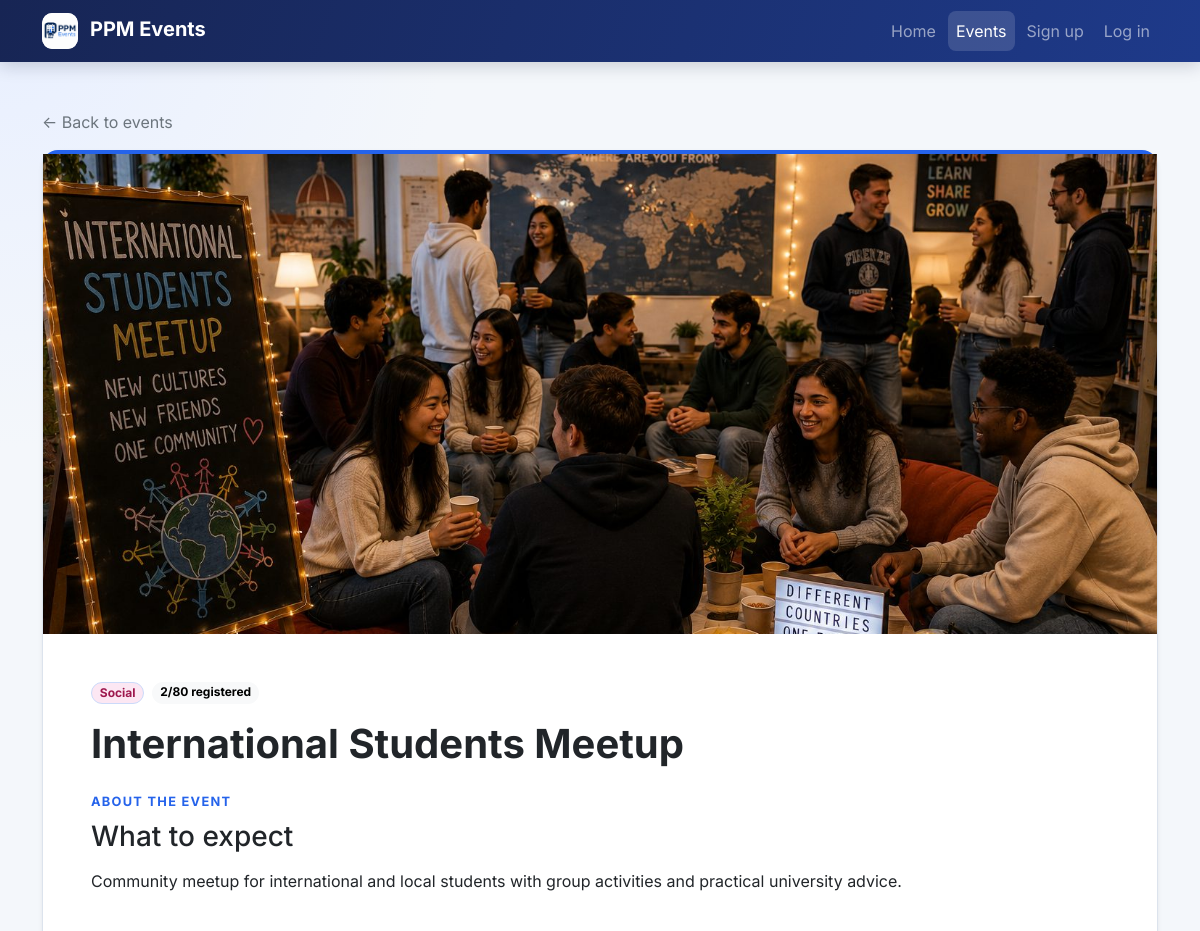
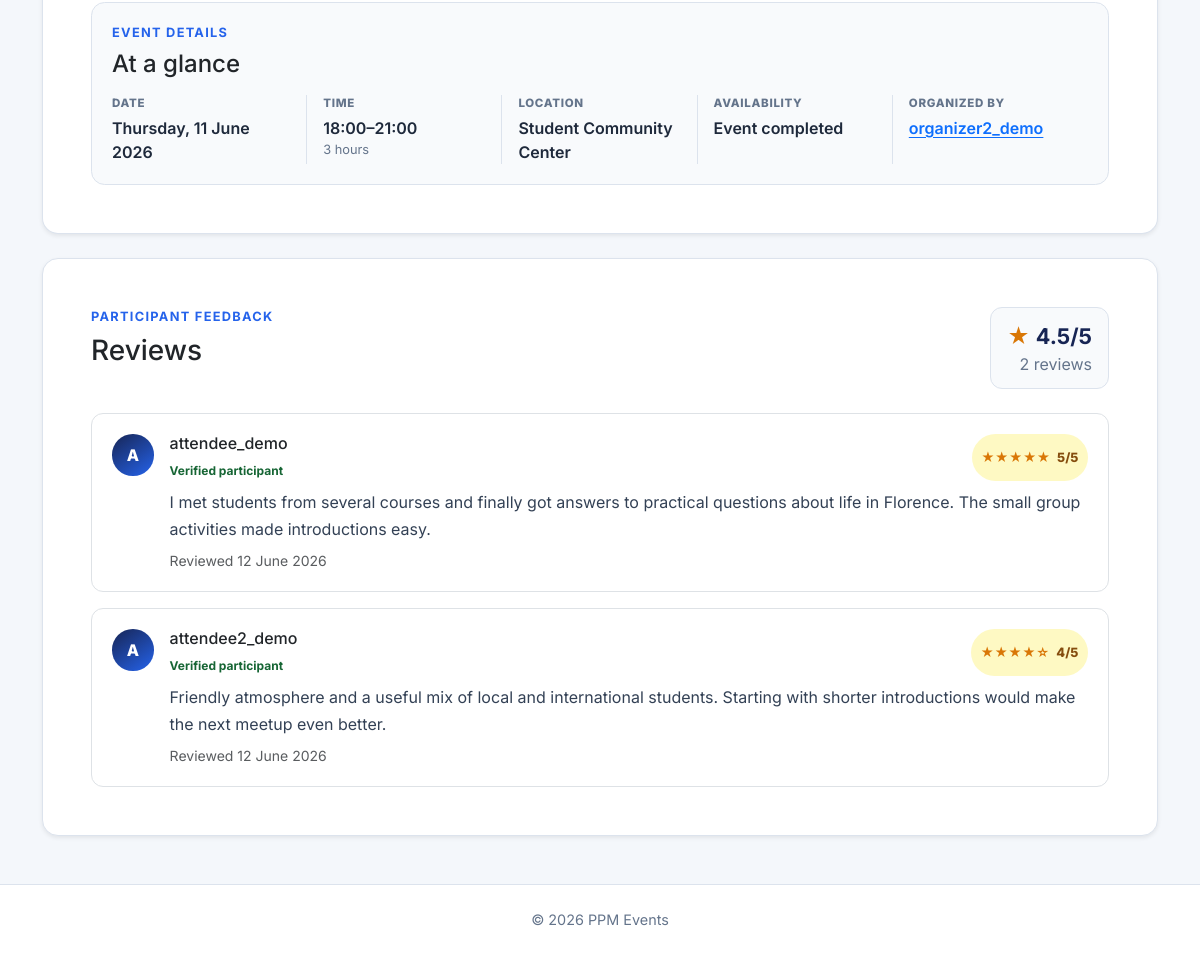
/events/60/, run on the app's committed database (2 pictures, top to bottom).
### events/models.py (models this page shows, shortened)
class Event(models.Model):
    class Status(models.TextChoices):
        DRAFT = "draft", "Draft"
        PUBLISHED = "published", "Published"
        CANCELLED = "cancelled", "Cancelled"
    organizer = models.ForeignKey(
        settings.AUTH_USER_MODEL,
        on_delete=models.CASCADE,
        related_name="organized_events",
    )
    category = models.ForeignKey(
        Category,
        on_delete=models.PROTECT,
        related_name="events",
        null=True,
        blank=True,
    )
    title = models.CharField(max_length=200)
    description = models.TextField()
    image = models.ImageField(
        upload_to="event_images/%Y/%m/",
        blank=True,
        validators=[
            FileExtensionValidator(
                allowed_extensions=ALLOWED_EVENT_IMAGE_EXTENSIONS
            ),
            validate_event_image_size,
        ],
    )
    starts_at = models.DateTimeField()
    ends_at = models.DateTimeField()
    location = models.CharField(max_length=255)
    capacity = models.PositiveIntegerField(
        validators=[MinValueValidator(1)],
    )
    status = models.CharField(
        max_length=20,
        choices=Status.choices,
        default=Status.DRAFT,
    )
    created_at = models.DateTimeField(auto_now_add=True)
    updated_at = models.DateTimeField(auto_now=True)
    objects = EventQuerySet.as_manager()
    class Meta:
        ordering = ["starts_at", "title"]
        constraints = [
            models.CheckConstraint(
                condition=Q(capacity__gte=1),
                name="event_capacity_at_least_one",
            ),
            models.CheckConstraint(
                condition=Q(ends_at__gt=F("starts_at")),
                name="event_ends_after_start",
            ),
        ]
        indexes = [
            models.Index(fields=["status", "starts_at"]),
            models.Index(fields=["organizer", "starts_at"]),
        ]
    @property
    def is_public(self):
        return self.status == self.Status.PUBLISHED
    @property
    def has_ended(self):
        return self.ends_at <= timezone.now()
    @property
    def registration_is_open(self):
        return self.is_public and self.starts_at > timezone.now()

class Category(models.Model):
    name = models.CharField(max_length=80, unique=True)
    slug = models.SlugField(max_length=80, unique=True)
    class Meta:
        ordering = ["name"]
        verbose_name_plural = "categories"

class Review(models.Model):
    event = models.ForeignKey(
        Event,
        on_delete=models.CASCADE,
        related_name="reviews",
    )
    author = models.ForeignKey(
        settings.AUTH_USER_MODEL,
        on_delete=models.CASCADE,
        related_name="event_reviews",
    )
    rating = models.PositiveSmallIntegerField(
        validators=[MinValueValidator(1)],
    )
    comment = models.TextField(max_length=1000)
    created_at = models.DateTimeField(auto_now_add=True)
    updated_at = models.DateTimeField(auto_now=True)
    class Meta:
        ordering = ["-updated_at"]
        constraints = [
            models.UniqueConstraint(
                fields=["event", "author"],
                name="unique_event_author_review",
            ),
            models.CheckConstraint(
                condition=Q(rating__gte=1, rating__lte=5),
                name="review_rating_between_one_and_five",
            ),
        ]

### events/views.py (the view, shortened to what this page needs)
# urls.py: path("events/<int:pk>/", EventDetailView.as_view(), name="detail"),
class EventDetailView(DetailView):
    model = Event
    template_name = "events/event_detail.html"
    context_object_name = "event"
    def get_queryset(self):
        return (
            Event.objects.public()
            .select_related("organizer", "category")
            .prefetch_related("reviews__author")
            .annotate(
                registration_count=Count("registrations", distinct=True),
                available_capacity=(
                    F("capacity")
                    - Count("registrations", distinct=True)
                ),
                review_count=Count("reviews", distinct=True),
                average_rating=Avg("reviews__rating"),
            )
        )
    def get_context_data(self, **kwargs):
        context = super().get_context_data(**kwargs)
        user = self.request.user
        context["registration_is_open"] = self.object.registration_is_open
        return context

### accounts/context_processors.py (called while the page is built)
def roles(request):
    return {
        "user_is_attendee": is_attendee(request.user),
        "user_is_organizer": is_organizer(request.user),
    }

### accounts/roles.py (called while the page is built)
def get_user_roles(user):
    if not user.is_authenticated:
        return frozenset()
    if not hasattr(user, "_ppm_role_names"):
        user._ppm_role_names = frozenset(
            user.groups.values_list("name", flat=True)
        )
    return user._ppm_role_names

def user_has_role(user, role):
    return role.value in get_user_roles(user)

def is_admin(user):
    return user.is_authenticated and user.is_staff

def is_attendee(user):
    return (
        user_has_role(user, Role.ATTENDEE)
        or user_has_role(user, Role.ORGANIZER)
        or is_admin(user)
    )

def is_organizer(user):
    return user_has_role(user, Role.ORGANIZER) or is_admin(user)

### events/models.py (called while the page is built)
    def public(self):
        return self.filter(status=Event.Status.PUBLISHED)

### templates/events/event_detail.html (shortened to what this page needs)
{% extends "base.html" %}
{% load i18n %}
{% block content %}
{% language "en" %}
<div class="mb-3">
    <a class="link-secondary text-decoration-none" href="{% url 'events:list' %}">
        &larr; Back to events
    </a>
</div>
<article class="card event-detail-card category-accent category-{{ event.category.slug|default:'other' }} shadow-sm">
    {% if event.image %}
        <div class="event-detail-media">
            <img
                src="{{ event.image.url }}"
                alt="{{ event.title }}"
                width="1600"
                height="900"
            >
        </div>
    {% endif %}
    <div class="card-body p-4 p-lg-5">
        <div class="d-flex flex-column flex-lg-row justify-content-between gap-3 mb-4">
            <div>
                <div class="d-flex flex-wrap gap-2 mb-3">
                    {% if event.category %}
                        <span class="badge rounded-pill category-badge">
                            {{ event.category.name }}
                        </span>
                    {% endif %}
                    <span class="badge rounded-pill {% if event.registration_count >= event.capacity %}text-bg-warning{% else %}text-bg-light{% endif %}">
                        {{ event.registration_count }}/{{ event.capacity }}
                        registered
                    </span>
                </div>
                <h1 class="display-6 fw-bold mb-0">{{ event.title }}</h1>
            </div>
        </div>
        <div class="event-content-stack">
            <section>
                <p class="page-kicker mb-2">About the event</p>
                <h2 class="h3 mb-3">What to expect</h2>
                <div class="event-description">
                    {{ event.description|linebreaks }}
                </div>
            </section>
            <aside class="info-panel event-details-panel">
                    <p class="page-kicker mb-2">Event details</p>
                    <h2 class="h4 mb-3">At a glance</h2>
                    <dl class="event-facts mb-0">
                        <div>
                            <dt>Date</dt>
                            <dd>{{ event.starts_at|date:"l, d F Y" }}</dd>
                        </div>
                        <div>
                            <dt>Time</dt>
                            <dd>
                                {{ event.starts_at|date:"H:i" }}&ndash;{{ event.ends_at|date:"H:i" }}
                                <span class="event-fact-note">
                                    {{ event.starts_at|timesince:event.ends_at }}
                                </span>
                            </dd>
                        </div>
                        <div>
                            <dt>Location</dt>
                            <dd>{{ event.location }}</dd>
                        </div>
                        <div>
                            <dt>Availability</dt>
                            <dd>
                                {% if event.has_ended %}
                                    Event completed
                                {% elif event.available_capacity <= 0 %}
                                    Fully booked
                                {% else %}
                                    {{ event.available_capacity }} of {{ event.capacity }} places available
                                {% endif %}
                            </dd>
                        </div>
                        <div>
                            <dt>Organized by</dt>
                            <dd>
                                <a href="{% url 'events:organizer_history' event.organizer_id %}">
                                    {{ event.organizer.get_username }}
                                </a>
                            </dd>
                        </div>
                    </dl>
            </aside>
        </div>
    </div>
</article>
<section class="card shadow-sm mt-4" aria-labelledby="reviews-heading">
    <div class="card-body p-4 p-lg-5">
        <div class="d-flex flex-column flex-sm-row justify-content-between gap-2 mb-4">
            <div>
                <p class="page-kicker mb-2">Participant feedback</p>
                <h2 class="h3 mb-0" id="reviews-heading">Reviews</h2>
            </div>
            <div class="review-summary">
                {% if event.review_count %}
                    <strong>
                        <span class="review-summary-star" aria-hidden="true">★</span>
                        {{ event.average_rating|floatformat:"1u" }}/5
                    </strong>
                    <span>
                        {{ event.review_count }} review{{ event.review_count|pluralize }}
                    </span>
                {% else %}
                    <span>No ratings yet</span>
                {% endif %}
            </div>
        </div>
        {% if event.reviews.all %}
            <div class="vstack gap-3">
                {% for review in event.reviews.all %}
                    <article class="review-item">
                        <div class="d-flex align-items-start gap-3">
                            <span class="review-avatar" aria-hidden="true">
                                {{ review.author.get_username|first|upper }}
                            </span>
                            <div class="flex-grow-1 min-w-0">
                                <div class="d-flex flex-wrap justify-content-between gap-2 mb-2">
                                    <div>
                                        <h3 class="h6 mb-1">{{ review.author.get_username }}</h3>
                                        <span class="verified-reviewer">Verified participant</span>
                                    </div>
                                    <span
                                        class="review-rating"
                                        aria-label="Rated {{ review.rating }} out of 5"
                                    >
                                        <span class="review-stars" aria-hidden="true">
                                            {% if review.rating >= 1 %}★{% else %}☆{% endif %}{% if review.rating >= 2 %}★{% else %}☆{% endif %}{% if review.rating >= 3 %}★{% else %}☆{% endif %}{% if review.rating >= 4 %}★{% else %}☆{% endif %}{% if review.rating >= 5 %}★{% else %}☆{% endif %}
                                        </span>
                                        <span>{{ review.rating }}/5</span>
                                    </span>
                                </div>
                                <p class="review-comment mb-2">{{ review.comment }}</p>
                                <p class="small text-body-secondary mb-0">
                                    Reviewed {{ review.updated_at|date:"d F Y" }}
                                </p>
                            </div>
                        </div>
                    </article>
                {% endfor %}
            </div>
        {% else %}
            <p class="text-body-secondary mb-0">
                No participant reviews have been published yet.
            </p>
        {% endif %}
    </div>
</section>
{% endlanguage %}
{% endblock %}

### static/css/styles.css (style rules this page uses)
:root { --ppm-navy: #172554; --ppm-blue: #2563eb; --ppm-blue-dark: #1d4ed8; --ppm-surface: #ffffff; --ppm-background: #f4f7fb; --ppm-border: #dce3ed; --ppm-muted: #64748b; }
html { scroll-behavior: smooth; }
body { min-height: 100vh; display: flex; flex-direction: column; color: #1e293b; font-family: "Inter", system-ui, -apple-system, BlinkMacSystemFont, "Segoe UI", sans-serif; background: radial-gradient(circle at top left, #e8efff 0, transparent 28rem), var(--ppm-background); }
a { text-underline-offset: 0.18em; }
.page-kicker { color: var(--ppm-blue); font-size: 0.8rem; font-weight: 700; letter-spacing: 0.1em; text-transform: uppercase; }
.card { border-color: var(--ppm-border); border-radius: 1rem; }
.category-accent { --category-color: #64748b; --category-soft: #f1f5f9; --category-text: #334155; }
.category-social { --category-color: #db2777; --category-soft: #fce7f3; --category-text: #9d174d; }
.event-card-media, .event-detail-media { overflow: hidden; background: #e2e8f0; aspect-ratio: 16 / 9; }
.event-detail-media { height: clamp(20rem, 40vw, 32rem); aspect-ratio: auto; }
.event-card-media img, .event-detail-media img { width: 100%; height: 100%; object-fit: cover; }
.min-w-0 { min-width: 0; }
.category-badge { color: var(--category-text); background: var(--category-soft); border: 1px solid color-mix(in srgb, var(--category-color) 24%, white); }
.review-item { padding: 1.25rem; border: 1px solid var(--bs-border-color); border-radius: 0.75rem; background: var(--bs-body-bg); }
.review-avatar { display: grid; flex: 0 0 2.6rem; width: 2.6rem; height: 2.6rem; place-items: center; color: #fff; font-weight: 800; background: linear-gradient(145deg, var(--ppm-navy), var(--ppm-blue)); border-radius: 50%; }
.verified-reviewer { color: #166534; font-size: 0.75rem; font-weight: 700; }
.review-comment { color: #334155; line-height: 1.65; }
.review-summary { display: flex; min-width: 7rem; padding: 0.75rem 1rem; flex-direction: column; align-items: flex-end; color: var(--ppm-muted); background: #f8fafc; border: 1px solid var(--ppm-border); border-radius: 0.75rem; }
.review-summary strong { color: var(--ppm-navy); font-size: 1.35rem; }
.review-rating { display: inline-flex; padding: 0.3rem 0.6rem; gap: 0.4rem; align-items: center; color: #854d0e; font-size: 0.8rem; font-weight: 800; background: #fef9c3; border-radius: 999px; }
.review-stars, .review-summary-star { color: #d97706; letter-spacing: 0.04em; }
.info-panel { padding: 1.25rem; background: #f8fafc; border: 1px solid var(--ppm-border); border-radius: 0.85rem; }
.info-panel dd:last-child { margin-bottom: 0; }
.event-details-panel { position: static; }
.event-content-stack { display: grid; gap: 1.5rem; }
.event-facts { display: grid; grid-template-columns: repeat(5, minmax(0, 1fr)); }
.event-facts > div { padding: 0 1rem; border-right: 1px solid var(--ppm-border); }
.event-facts > div:first-child { padding-left: 0; }
.event-facts > div:last-child { padding-right: 0; border-right: 0; }
.event-facts dt { margin-bottom: 0.2rem; color: var(--ppm-muted); font-size: 0.72rem; font-weight: 800; letter-spacing: 0.06em; text-transform: uppercase; }
.event-facts dd { margin-bottom: 0; color: #1e293b; font-weight: 600; }
.event-fact-note { display: block; color: var(--ppm-muted); font-size: 0.8rem; font-weight: 400; }
.event-detail-card { --category-color: var(--ppm-blue); border-top: 0.3rem solid var(--category-color); }

### data on the page
Event: image (picture), category.name "Social", registration_count "2", capacity "80", title "International Students Meetup", description "Community meetup for international and local students with group activities and practical university advice.", starts_at "Thursday, 11 June 2026", starts_at "18:00", ends_at "21:00", starts_at "3 hours", location "Student Community Center", organizer.get_username "organizer2_demo", average_rating "4.5", review_count "2"
Review: author.get_username|first "A", author.get_username "attendee_demo", rating "5", comment "I met students from several courses and finally got answers to practical questions about life in Florence. The small group activities made introductions easy.", updated_at "12 June 2026"
Review: author.get_username|first "A", author.get_username "attendee2_demo", rating "4", comment "Friendly atmosphere and a useful mix of local and international students. Starting with shorter introductions would make the next meetup even better.", updated_at "12 June 2026"
